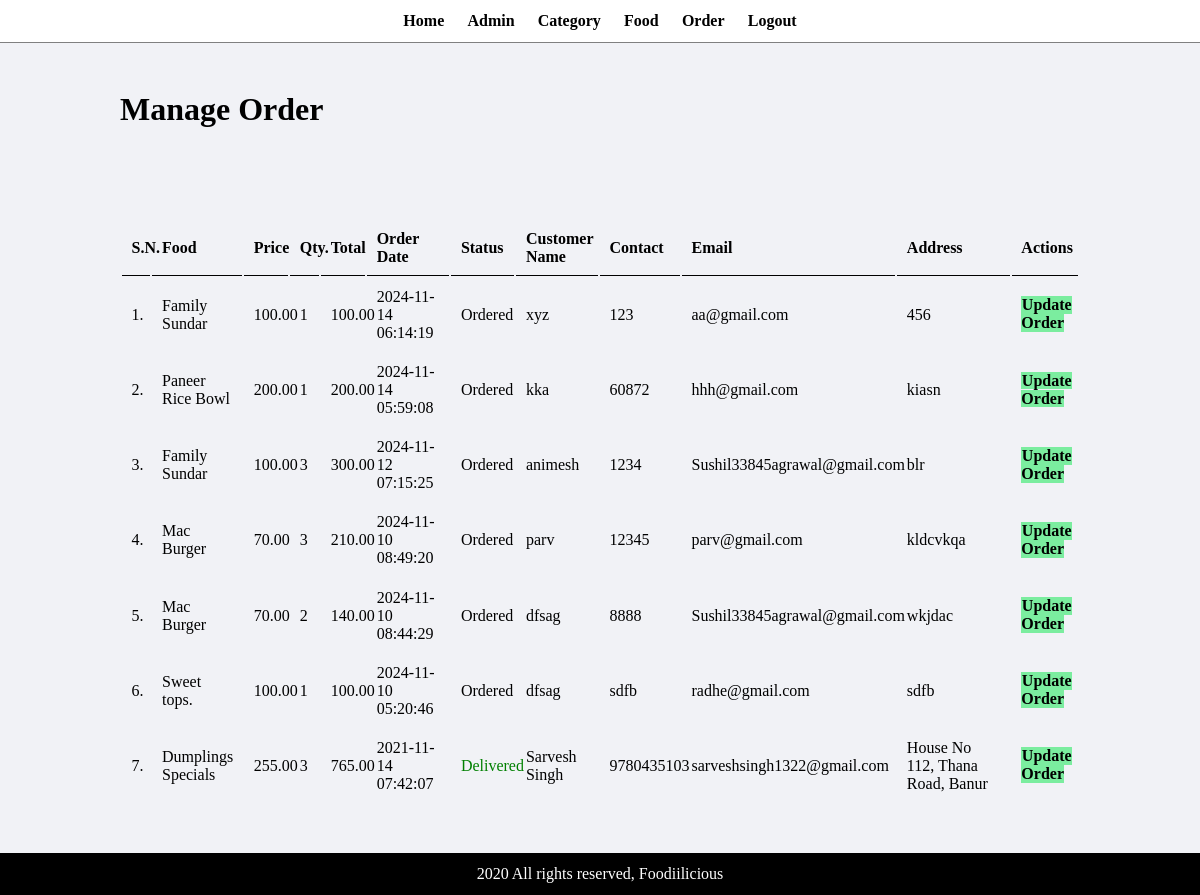
The app's page /admin/manage-order.php (signed in) with its own data.
### tables this page shows
CREATE TABLE `tbl_order` (
  `id` int(10) UNSIGNED NOT NULL,
  `food` varchar(150) NOT NULL,
  `price` decimal(10,2) NOT NULL,
  `qty` int(11) NOT NULL,
  `total` decimal(10,2) NOT NULL,
  `order_date` datetime NOT NULL,
  `status` varchar(50) NOT NULL,
  `customer_name` varchar(150) NOT NULL,
  `customer_contact` varchar(20) NOT NULL,
  `customer_email` varchar(150) NOT NULL,
  `customer_address` varchar(255) NOT NULL
);

### admin/manage-order.php (the view, shortened to what this page needs)
<?php include('head/header.php'); ?>
<div class="main-content">
    <div class="wrapper">
        <h1>Manage Order</h1>
                <br /><br /><br />
                <br><br>
                <table class="tbl-full">
                    <tr>
                        <th>S.N.</th>
                        <th>Food</th>
                        <th>Price</th>
                        <th>Qty.</th>
                        <th>Total</th>
                        <th>Order Date</th>
                        <th>Status</th>
                        <th>Customer Name</th>
                        <th>Contact</th>
                        <th>Email</th>
                        <th>Address</th>
                        <th>Actions</th>
                    </tr>
                    <?php
                        $sql = "SELECT * FROM tbl_order ORDER BY id DESC";
                        $res = mysqli_query($conn, $sql);
                        $count = mysqli_num_rows($res);
                        $sn = 1;
                        if($count>0)
                        {
                            while($row=mysqli_fetch_assoc($res))
                            {
                                $id = $row['id'];
                                $food = $row['food'];
                                $price = $row['price'];
                                $qty = $row['qty'];
                                $total = $row['total'];
                                $order_date = $row['order_date'];
                                $status = $row['status'];
                                $customer_name = $row['customer_name'];
                                $customer_contact = $row['customer_contact'];
                                $customer_email = $row['customer_email'];
                                $customer_address = $row['customer_address'];
                                ?>
                                    <tr>
                                        <td><?php echo $sn++; ?>. </td>
                                        <td><?php echo $food; ?></td>
                                        <td><?php echo $price; ?></td>
                                        <td><?php echo $qty; ?></td>
                                        <td><?php echo $total; ?></td>
                                        <td><?php echo $order_date; ?></td>
                                        <td>
                                            <?php
                                                if($status=="Ordered")
                                                {
                                                    echo "<label>$status</label>";
                                                }
                                                elseif($status=="On Delivery")
                                                {
                                                    echo "<label style='color: orange;'>$status</label>";
                                                }
                                                elseif($status=="Delivered")
                                                {
                                                    echo "<label style='color: green;'>$status</label>";
                                                }
                                                elseif($status=="Cancelled")
                                                {
                                                    echo "<label style='color: red;'>$status</label>";
                                                }
                                            ?>
                                        </td>
                                        <td><?php echo $customer_name; ?></td>
                                        <td><?php echo $customer_contact; ?></td>
                                        <td><?php echo $customer_email; ?></td>
                                        <td><?php echo $customer_address; ?></td>
                                        <td>
                                            <a href="<?php echo SITEURL; ?>admin/update-order.php?id=<?php echo $id; ?>" class="btn-secondary">Update Order</a>
                                        </td>
                                    </tr>
                                <?php
                            }
                        }
                        else
                        {
                            echo "<tr><td colspan='12' class='error'>Orders not Available</td></tr>";
                        }
                    ?>
                </table>
    </div>
</div>
<?php include('head/footer.php'); ?>

### css/admin.css (style rules this page uses)
* { margin: 0; padding: 0; font-family: 'Times New Roman', Times, serif; }
.wrapper { padding: 1%; width: 80%; margin: 0 auto; }
.tbl-full { width: 100%; }
table tr th { border-bottom: 1px solid black; padding: 1%; text-align: left; }
table tr td { padding: 1%; }
.btn-secondary { background-color: #7bed9f; padding: 1%; color: black; text-decoration: none; font-weight: bold; }
.main-content { background-color: #f1f2f6; padding: 3% 0; }

### records on screen
tbl_order: food "Family Sundar", price "100.00", qty "1", total "100.00", order_date "2024-11-14 06:14:19", status "Ordered", customer_name "xyz", customer_contact "123", customer_email "aa@gmail.com", customer_address "456"
tbl_order: food "Paneer Rice Bowl", price "200.00", qty "1", total "200.00", order_date "2024-11-14 05:59:08", status "Ordered", customer_name "kka", customer_contact "60872", customer_email "hhh@gmail.com", customer_address "kiasn"
tbl_order: food "Family Sundar", price "100.00", qty "3", total "300.00", order_date "2024-11-12 07:15:25", status "Ordered", customer_name "animesh", customer_contact "1234", customer_email "Sushil33845agrawal@gmail.com", customer_address "blr"
tbl_order: food "Mac Burger", price "70.00", qty "3", total "210.00", order_date "2024-11-10 08:49:20", status "Ordered", customer_name "parv", customer_contact "12345", customer_email "parv@gmail.com", customer_address "kldcvkqa"
tbl_order: food "Mac Burger", price "70.00", qty "2", total "140.00", order_date "2024-11-10 08:44:29", status "Ordered", customer_name "dfsag", customer_contact "8888", customer_email "Sushil33845agrawal@gmail.com", customer_address "wkjdac"
tbl_order: food "Sweet tops.", price "100.00", qty "1", total "100.00", order_date "2024-11-10 05:20:46", status "Ordered", customer_name "dfsag", customer_contact "sdfb", customer_email "radhe@gmail.com", customer_address "sdfb"
tbl_order: food "Dumplings Specials", price "255.00", qty "3", total "765.00", order_date "2021-11-14 07:42:07", status "Delivered", customer_name "Sarvesh Singh", customer_contact "9780435103", customer_email "sarveshsingh1322@gmail.com", customer_address "House No 112, Thana Road, Banur"
